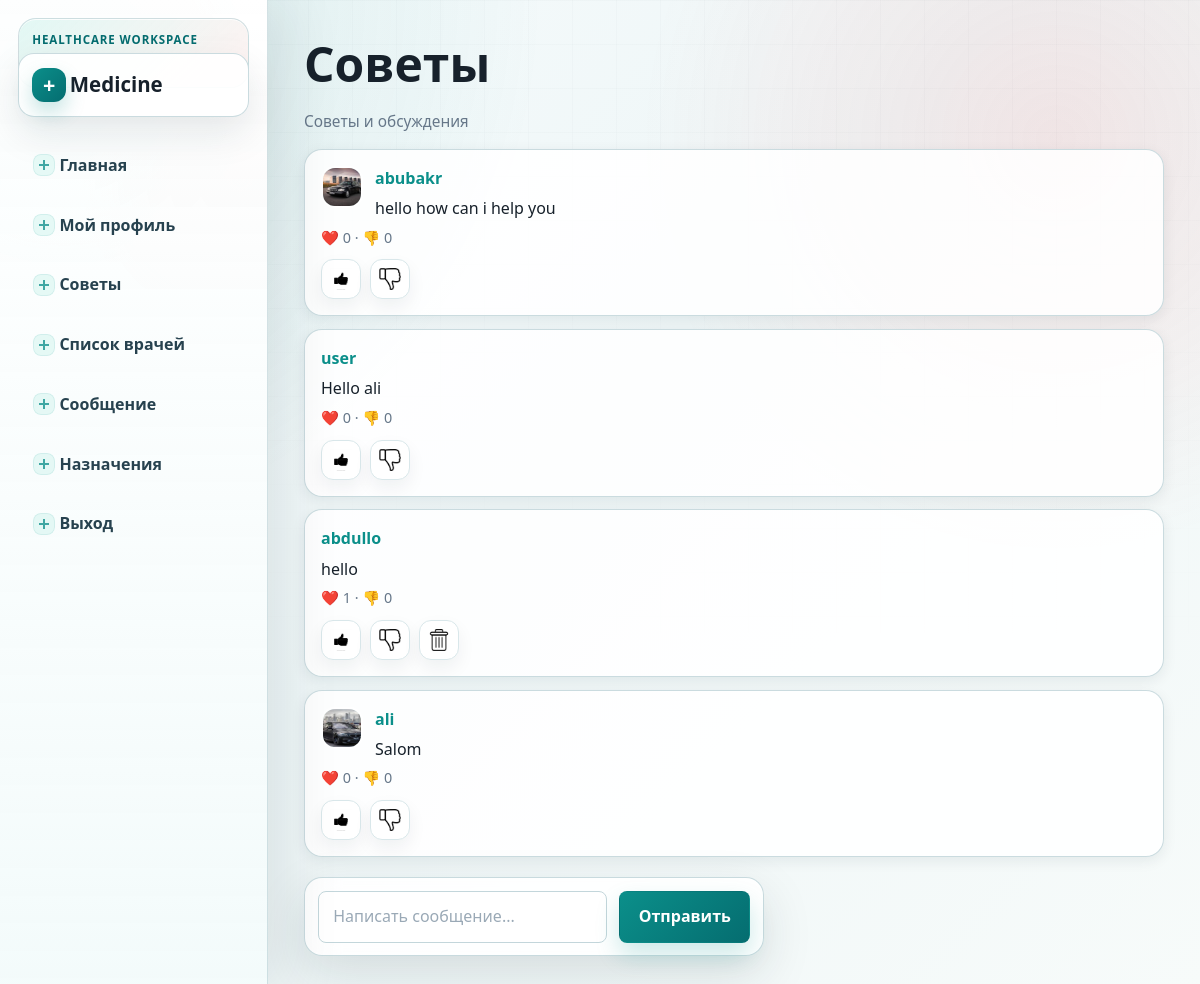
Page /chat/ (signed in) on the committed database.
### chat/models.py (models this page shows, shortened)
class Message(models.Model):
    user=models.ForeignKey(User,on_delete=models.CASCADE)
    text=models.TextField()
    writed_at=models.DateTimeField(auto_now_add=True)
    likes=models.ManyToManyField(User,related_name='liked_messages',blank=True)
    dizlikes=models.ManyToManyField(User,related_name='dizliked_messages',blank=True)

### accounts/models.py (models this page shows, shortened)
class Profile(models.Model):
    ROLE_CHOICES = (
        ('patient', 'Patient'),
        ('doctor', 'Doctor'),
        ('admin', 'Admin'),
    )
    user=models.OneToOneField(settings.AUTH_USER_MODEL,on_delete=models.CASCADE,related_name='profile')
    age=models.PositiveIntegerField(null=True,blank=True)
    role = models.CharField(max_length=20, choices=ROLE_CHOICES, default='patient')
    phone=models.CharField(max_length=14,blank=True)
    photo=models.ImageField(upload_to='users/',blank=True,null=True)

class User(AbstractUser):
    ROLE_CHOICES = (
        ('patient', 'Patient'),
        ('doctor', 'Doctor'),
        ('admin', 'Admin'),
    )
    role = models.CharField(
        max_length=20,
        choices=ROLE_CHOICES
    )
    phone = models.CharField(
        max_length=20,
        unique=True
    )
    age=models.PositiveIntegerField()

### chat/views.py (the view, shortened to what this page needs)
# urls.py: path('',views.chat_page,name='global_chat'),
@login_required(login_url='login')
def chat_page(request):
    messages = Message.objects.all().order_by("-writed_at")
    return render(request,'chat/chats.html',{"messages":messages})

### templates/chat/chats.html (shortened to what this page needs)
{% extends "accounts/base.html" %}
{% load static %}
{% block main %}
<h1>Советы</h1>
<p class="muted">Советы и обсуждения</p>
<ul class="chat-list">
    {% for i in messages %}
        <li class="chat-message">
            {% if i.user.profile.photo %}
                <img class="avatar" src="{{ i.user.profile.photo.url }}" alt="">
            {% endif %}
            <div class="meta">
                <a href="{% url 'profile' i.user.username %}"><b>{{ i.user.username }}</b></a>
            </div>
            <p>{{ i.text }}</p>
            <p class="likes">❤️ {{ i.likes.count }} · 👎 {{ i.dizlikes.count }}</p>
            <div class="chat-actions">
                <a href="{% url 'like' i.id %}"><img src="/media/like.png" alt="Лайк"></a>
                <a href="{% url 'dizlike' i.id %}"><img src="/media/dizlike.png" alt="Дизлайк"></a>
                {% if request.user == i.user %}
                    <a href="{% url 'delete_message' i.id %}"><img src="/media/delete.png" alt="Удалить"></a>
                {% endif %}
            </div>
        </li>
    {% empty %}
        <p class="muted">Пока нет сообщений</p>
    {% endfor %}
</ul>
<form class="chat-form chat-form-inline" method="post">
    <input class="chat-input" type="text" name="text" placeholder="Написать сообщение...">
    <button class="chat-send" type="submit">Отправить</button>
</form>
{% endblock %}

### rows in the picture
Message: user.profile.photo (picture), user.username "abubakr", text "hello how can i help you", likes.count "0", dizlikes.count "0"
Message: user.username "user", text "Hello ali", likes.count "0", dizlikes.count "0"
Message: user.username "abdullo", text "hello", likes.count "1", dizlikes.count "0"
Message: user.profile.photo (picture), user.username "ali", text "Salom", likes.count "0", dizlikes.count "0"
